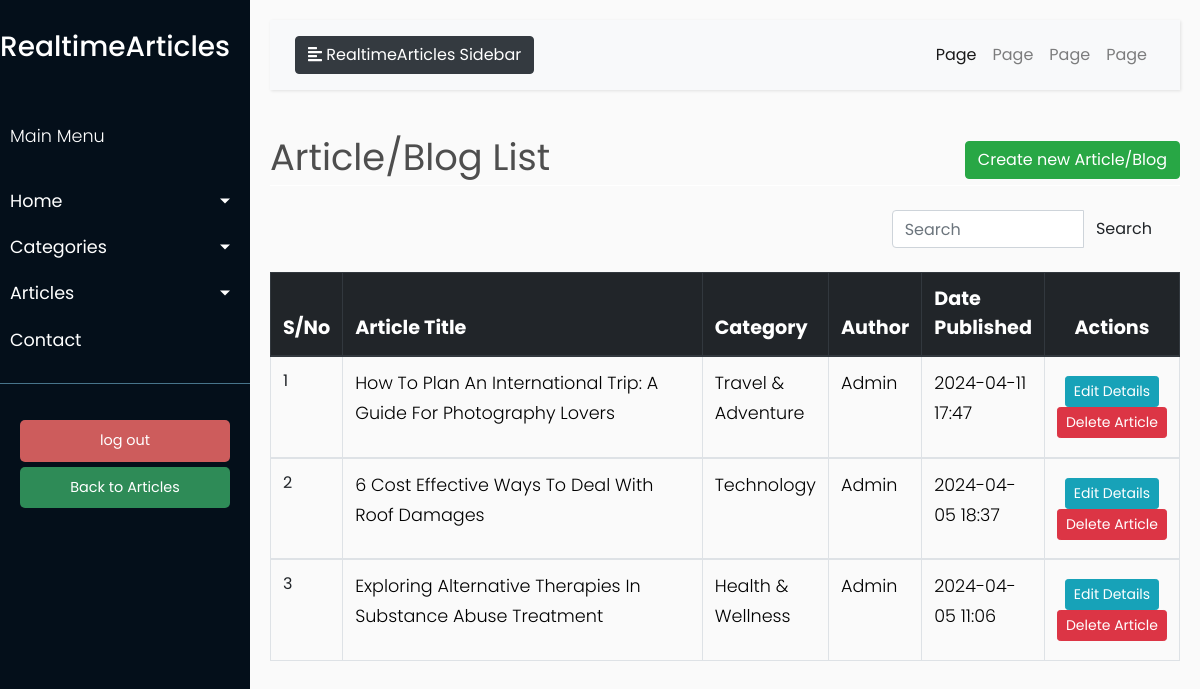
The app's page /article_list (signed in), older data.
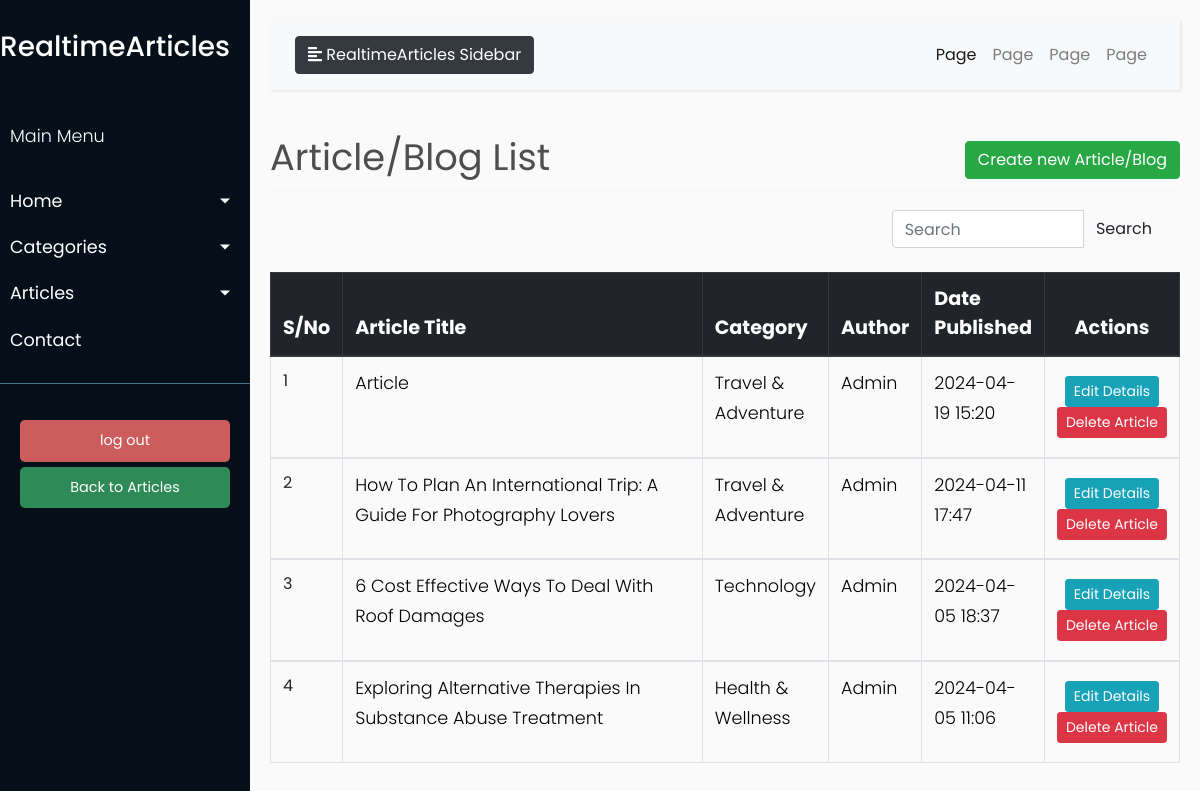
The same page, newer data.
### models/models.py (models this page shows, shortened)
class Article(db.Model):
    __tablename__ = 'article'
    id = db.Column(db.Integer, primary_key=True)
    main_title = db.Column(db.String(100), nullable=False)
    main_content = db.Column(db.Text, nullable=True)
    date_published = db.Column(db.DateTime, default=datetime.utcnow)
    author_id = db.Column(db.Integer, db.ForeignKey('user.id'), nullable=False)
    category_id = db.Column(db.Integer, db.ForeignKey('category.id'), nullable=False)
    main_image = db.Column(db.String(100), nullable=True)  # Path to main image
    author = db.relationship('User', backref='articles')
    category = db.relationship('Category', backref='articles')

### blueprints/article.py (the view)
@article.route('/article_list')
@login_required
def article_list():
    title = 'Article/Blog List'
    articles = Article.query.order_by(Article.date_published.desc()).all()
    for article in articles:
        category = Category.query.get(article.category_id)
        author = User.query.get(article.author_id)
        article.category_name = category.name if category else 'N/A'
        article.author_name = author.username if author else 'N/A'
        words = article.main_content.split()  # Split content into words
        if len(words) > 50:
            article.main_content = ' '.join(words[:50]) + '...'  # Join first 50 words
    return render_template('admin/articles/article_list.html', title=title,
                           articles=articles)

### app.py (called while the page is built)
@login.user_loader
def load_user(user_id):
    return User.query.get(int(user_id))

### templates/admin/articles/article_list.html (shortened to what this page needs)
{% extends "admin/base.html" %}
{% block content %}
    <div class="row" style="color: #4e4e4e; font-style: bold; font-size: 2.3rem; ">
        <div class="col-md-8">{{ title }}</div>
        <div class="col-md-4">
            <div class="float-md-right">
                <a class="btn btn-success" href="{{ url_for('article.create_article') }}">Create new Article/Blog</a>
            </div>
        </div>
    </div>
    <div style="border-bottom: 1px solid white;"></div>
    <br>
    <table class="table table-css table-bordered table-hover">
        <div class="container">
            <div class="row justify-content-end">
                <div class="col-md-4">
                    <form method="get" class="search-form">
                        <div class="input-group">
                            <input type="text" class="form-control" placeholder="Search" aria-label="Search"
                                   aria-describedby="button-addon2">
                            <div class="input-group-append">
                                <button class="btn btn-pink" type="submit" id="button-addon2">Search</button>
                            </div>
                        </div>
                    </form>
                </div>
            </div>
        </div>
        <br>
        <thead class="thead-dark align-middle">
        <tr style="background-color: #343a40; font-size: 1.2rem; color: white; text-transform: capitalize; height: 40px">
            <th width="5%">S/No</th>
            <th width="40%">Article Title</th>
            <th width="10%">Category</th>
            <th width="10%">Author</th>
            <th width="10%">Date Published</th>
            <th style="text-align: center">Actions</th>
        </tr>
        </thead>
        {% if articles %}
            {% for article in articles %}
                <tbody>
                <tr>
                    <td>{{ loop.index }}</td>
                    <td>
                        <p style="text-transform: capitalize; color:black">{{ article.main_title }} </p>
                    </td>
                    <td>
                        <p style="text-transform: capitalize; color:black">{{ article.category_name }} </p>
                    </td>
                    <td>
                        <p style="text-transform: capitalize; color:black">{{ article.author_name }} </p>
                    </td>
                    <td>
                        <p style="text-transform: capitalize; color:black">{{ article.date_published.strftime('%Y-%m-%d %H:%M') }}</p>
                    </td>
                    <td class="align-middle  text-center">
                        <div class="d-inline-block align-middle">
                            <a href="{{ url_for('article.update_article', article_id = article.id) }}" class="btn btn-info btn-sm">Edit
                                Details</a>
                            <a href="{{ url_for('article.delete_article', article_id = article.id) }}" class="btn btn-danger btn-sm"> Delete
                                Article </a>
                        </div>
                    </td>
                </tr>
                </tbody>
            {% endfor %}
        {% endif %}
    </table>
{% endblock content %}

### templates/admin/base.html (shortened to what this page needs)
<!DOCTYPE html>
<html lang="en">
<head>
    <link href="https://stackpath.bootstrapcdn.com/bootstrap/4.3.1/css/bootstrap.min.css" rel="stylesheet">
    <link rel="stylesheet" href="https://stackpath.bootstrapcdn.com/bootstrap/4.1.0/css/bootstrap.min.css"
>
    <link rel="stylesheet" href="/static/css/admin_css/style.css">
</head>
<body>
<div class="wrapper">
    <nav id="sidebar">
        <div class="sidebar-header">
            <a href="{{ url_for('home.index') }}"><h3> RealtimeArticles </h3></a>
        </div>
        <ul class="list-unstyled components">
            <p>Main Menu</p>
            <li>
                <a href="#homeSubmenu" data-toggle="collapse" aria-expanded="false" class="dropdown-toggle">Home</a>
            </li>
            <li>
                <a href="#CategorySubmenu" data-toggle="collapse" aria-expanded="false" class="dropdown-toggle">Categories</a>
            </li>
            <li>
                <a href="#ArticleSubmenu" data-toggle="collapse" aria-expanded="false"
                   class="dropdown-toggle">Articles</a>
            </li>
            <li>
                <a href="#">Contact</a>
            </li>
        </ul>
        <ul class="list-unstyled CTAs">
            <li>
                <a href="{{ url_for('user.logout') }}" class="download">log out</a>
            </li>
            <li>
                <a href="{{ url_for('home.index') }}" class="article">Back to Articles</a>
            </li>
        </ul>
    </nav>
    <div id="content">
        <nav class="navbar navbar-expand-lg navbar-light bg-light">
            <div class="container-fluid">
                <button type="button" id="sidebarCollapse" class="btn btn-dark">
                    <i class="fas fa-align-left"></i>
                    <span>RealtimeArticles Sidebar</span>
                </button>
                <div class="collapse navbar-collapse" id="navbarSupportedContent">
                    <ul class="nav navbar-nav ml-auto">
                        <li class="nav-item active">
                            <a class="nav-link" href="#">Page</a>
                        </li>
                        <li class="nav-item">
                            <a class="nav-link" href="#">Page</a>
                        </li>
                        <li class="nav-item">
                            <a class="nav-link" href="#">Page</a>
                        </li>
                        <li class="nav-item">
                            <a class="nav-link" href="#">Page</a>
                        </li>
                    </ul>
                </div>
            </div>
        </nav>
        {% block content %}
        {% endblock content %}
    </div>
</div>
</body>
</html>

### static/css/admin_css/style.css (style rules this page uses)
body { font-family: 'Poppins', sans-serif; background: #fafafa; }
p { font-family: 'Poppins', sans-serif; font-size: 1.1em; font-weight: 300; line-height: 1.7em; color: #999; }
a, a:hover, a:focus { color: inherit; text-decoration: none; transition: all 0.3s; }
.navbar { padding: 15px 10px; background: #fff; border: none; border-radius: 0; margin-bottom: 40px; box-shadow: 1px 1px 3px rgba(0, 0, 0, 0.1); }
.wrapper { display: flex; width: 100%; align-items: stretch; }
#sidebar { min-width: 250px; max-width: 250px; background: #040f1a; color: #fff; transition: all 0.3s; }
#sidebar .sidebar-header { padding-top: 30px; padding-bottom: 20px; background: #040f1a; }
#sidebar ul.components { padding: 20px 0; border-bottom: 1px solid #47748b; }
#sidebar ul p { color: #fff; padding: 10px; }
#sidebar ul li a { padding: 10px; font-size: 1.1em; display: block; }
a[data-toggle="collapse"] { position: relative; }
.dropdown-toggle::after { display: block; position: absolute; top: 50%; right: 20px; transform: translateY(-50%); }
ul.CTAs { padding: 20px; }
ul.CTAs a { text-align: center; font-size: 0.9em !important; display: block; border-radius: 5px; margin-bottom: 5px; }
a.download { background: indianred; color: #FFFFFF; }
a.article { background: seagreen; color: white; }
#content { width: 100%; padding: 20px; min-height: 100vh; transition: all 0.3s; }

Row changes from the older to the newer data that the page shows:
added Article: main_title "Article", category_name "Travel & Adventure", author_name "Admin", date_published "2024-04-19 15:20"
